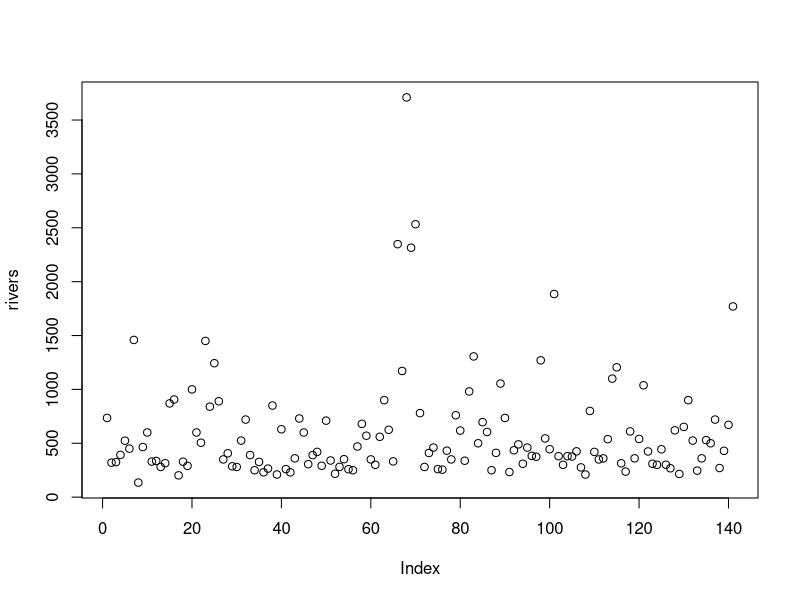
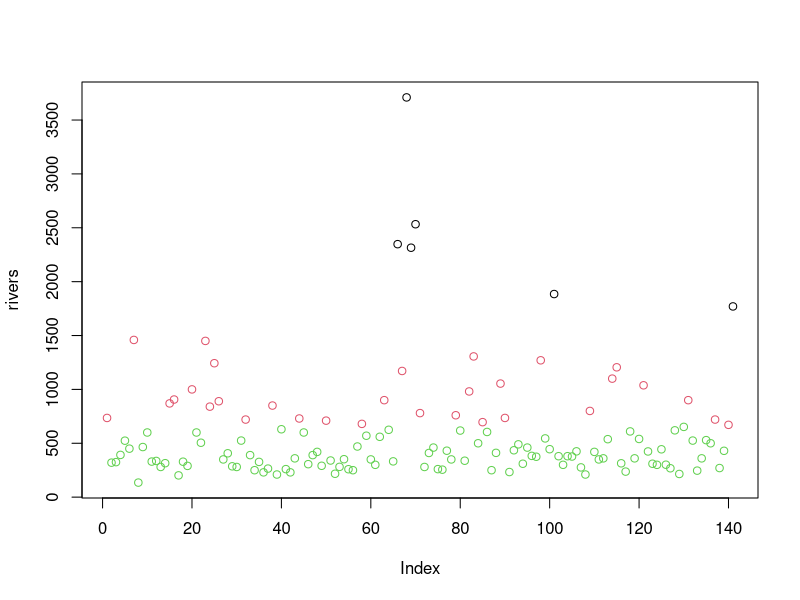
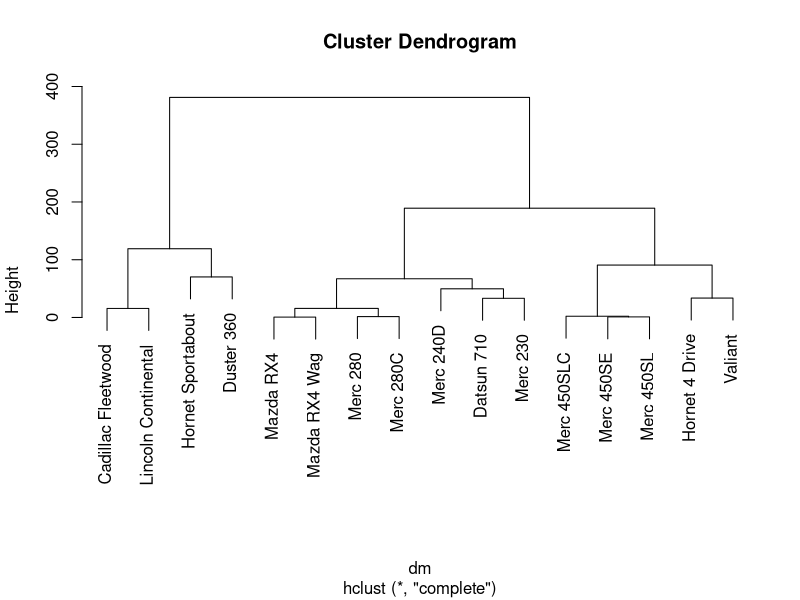

Here is the R script that generated these plots, in order:
### Clustering

# K means clustering
?kmeans

# for a simple example we can use the rivers dataset
plot(rivers)

# the function is called kmeans, number of clusters = center
# nstart specifies the number of random sets to start with
kclust = kmeans(rivers, centers = 3, nstart = 30)

kclust

# we can get a visual impression of our clustered data
plot(rivers, col = kclust$cluster)

# Hierarchical Clustering

# simple example of euclidean distance
# Square Root of Sum of Squares of Differences in Attributes
a = mtcars[1,]
b = mtcars[11,]
dist(rbind(a,b))


# lets get the distance matrix of the first 16 obs at first
dm = dist(as.matrix(mtcars[1:16,]))

# use the hclust function for hierarchical clustering
hcluster = hclust(dm) # standard method is complete linkage

# dendrogram
plot(hcluster)

